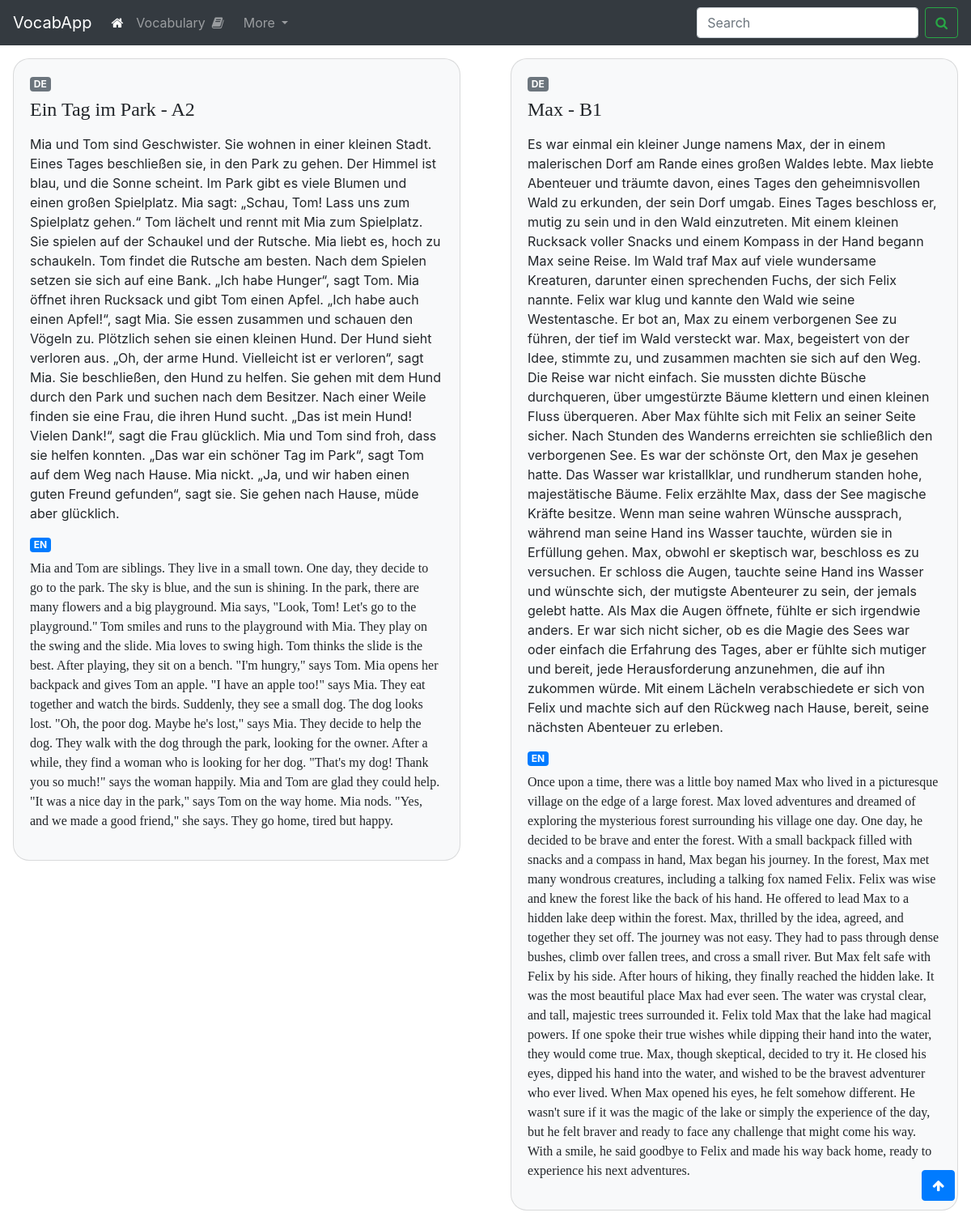
The page /stories on the database its author committed.
### app.py (models this page shows)
class Stories(db.Model):
    __tablename__ = 'stories'
    id = db.Column(db.Integer, primary_key=True, index=True)
    caption = db.Column(db.String)
    level =db.Column(db.String)
    story_de = db.Column(db.String)
    story_en = db.Column(db.String)
    story_tr = db.Column(db.String)

### app.py (the view)
@app.route('/stories', methods=['POST','GET'])
def stories():
    stories_all = Stories.query.filter_by().all()
    return render_template('stories.html', stories_all=stories_all)

### templates/stories.html (shortened to what this page needs)
<!DOCTYPE html>
<html lang="en">
<head>
    <link rel="stylesheet" href="https://stackpath.bootstrapcdn.com/bootstrap/4.3.1/css/bootstrap.min.css">
    <link rel="stylesheet" href="https://cdnjs.cloudflare.com/ajax/libs/font-awesome/4.7.0/css/font-awesome.min.css">
</head>
<body>
    <nav class="navbar navbar-expand-lg navbar-dark bg-dark sticky-top">
        <a class="navbar-brand" href="{{ url_for('index') }}">VocabApp</a>
        <div class="collapse navbar-collapse" id="navbarSupportedContent">
          <ul class="navbar-nav mr-auto">
            <li class="nav-item active">
              <a class="nav-link" href="{{ url_for('index') }}"> <i class="fa fa-home"></i> <span class="sr-only">(current)</span></a>
            </li>
            <li class="nav-item">
              <a class="nav-link" href="{{url_for('exercise_flip')}}">Vocabulary<i class="fa fa-book mx-2"></i> </a>
            </li>
            <li class="nav-item dropdown">
              <a class="nav-link dropdown-toggle" href="#" id="navbarDropdown" role="button" data-toggle="dropdown" aria-haspopup="true" aria-expanded="false">
                More
              </a>
            </li>
          </ul>
          <form class="form-inline my-2 my-lg-0">
            <input class="form-control mr-sm-2" type="search" placeholder="Search" aria-label="Search">
            <button class="btn btn-outline-success my-2 my-sm-0" type="submit"><i class="fa fa-search" aria-hidden="true"></i></button>
          </form>
        </div>
      </nav>
    <div class="row">
        {% for story in stories_all %}
            <div class="col-md-6">
                <div class="card mt-3 mx-3 bg-light custom-rounded-card">
                    <div class="card-body">
                        <h6><span class="badge badge-secondary"> DE </span> </h6>
                        <h4 class="card-title idioms-heading ">{{ story.caption }} - {{story.level}}</h4>
                        <p class="mt-3">{{story.story_de}}</p>
                        <h6><span class="badge badge-primary"> EN </span> </h6>
                        <p class="card-text idioms-heading">{{ story.story_en }}</p>
                    </div>
                </div>
            </div>
            {% if loop.index is divisibleby 2 %}
                </div><div class="row">
            {% endif %}
        {% endfor %}
    </div>
<button onclick="topFunction()" id="myBtn" title="Go to top"
class="btn btn-primary position-fixed" style="bottom: 20px; right: 20px; z-index: 99;">
<i class="fa fa-arrow-up"></i>
</button>
</body>
</html>

### templates/stories.html (style rules this page uses)
.custom-rounded-card { border-radius: 20px !important; }
body { overflow-x: hidden; }
.idioms-heading { font-family: Ramillas,Ramillas-weightbold-roboto,Ramillas-weightbold-local,Georgia,Times,Serif; font-weight: 400; }

### rows shown on the page
Stories: caption "Ein Tag im Park", level "A2", story_de "Mia und Tom sind Geschwister. Sie wohnen in einer kleinen Stadt. Eines Tages beschließen sie, in den Park zu gehen. Der Himmel ist blau, und die Sonne scheint. Im Park gibt es viele Blumen und einen großen Spielplatz. Mia sagt: „Schau, Tom! Lass uns zum Spielplatz gehen.“ Tom lächelt und rennt mit Mia zum Spielplatz. Sie spielen auf der Schaukel und der Rutsche. Mia liebt es, hoch zu schaukeln. Tom findet die Rutsche am besten. Nach dem Spielen setzen sie sich auf eine Bank. „Ich habe Hunger“, sagt Tom. Mia öffnet ihren Rucksack und gibt Tom einen Apfel. „Ich habe auch einen Apfel!“, sagt Mia. Sie essen zusammen und schauen den Vögeln zu. Plötzlich sehen sie einen kleinen Hund. Der Hund…", story_en "Mia and Tom are siblings. They live in a small town. One day, they decide to go to the park. The sky is blue, and the sun is shining. In the park, there are many flowers and a big playground. Mia says, \"Look, Tom! Let's go to the playground.\" Tom smiles and runs to the playground with Mia. They play on the swing and the slide. Mia loves to swing high. Tom thinks the slide is the best. After playing, they sit on a bench. \"I'm hungry,\" says Tom. Mia opens her backpack and gives Tom an apple. \"I have an apple too!\" says Mia. They eat together and watch the birds. Suddenly, they see a small dog. The dog looks lost. \"Oh, the poor dog. Maybe he's lost,\" says Mia. They decide to help the dog. They…"
Stories: caption "Max", level "B1", story_de "Es war einmal ein kleiner Junge namens Max, der in einem malerischen Dorf am Rande eines großen Waldes lebte. Max liebte Abenteuer und träumte davon, eines Tages den geheimnisvollen Wald zu erkunden, der sein Dorf umgab. Eines Tages beschloss er, mutig zu sein und in den Wald einzutreten. Mit einem kleinen Rucksack voller Snacks und einem Kompass in der Hand begann Max seine Reise. Im Wald traf Max auf viele wundersame Kreaturen, darunter einen sprechenden Fuchs, der sich Felix nannte. Felix war klug und kannte den Wald wie seine Westentasche. Er bot an, Max zu einem verborgenen See zu führen, der tief im Wald versteckt war. Max, begeistert von der Idee, stimmte zu, und zusammen machten sie…", story_en "Once upon a time, there was a little boy named Max who lived in a picturesque village on the edge of a large forest. Max loved adventures and dreamed of exploring the mysterious forest surrounding his village one day. One day, he decided to be brave and enter the forest. With a small backpack filled with snacks and a compass in hand, Max began his journey. In the forest, Max met many wondrous creatures, including a talking fox named Felix. Felix was wise and knew the forest like the back of his hand. He offered to lead Max to a hidden lake deep within the forest. Max, thrilled by the idea, agreed, and together they set off. The journey was not easy. They had to pass through dense bushes,…"
